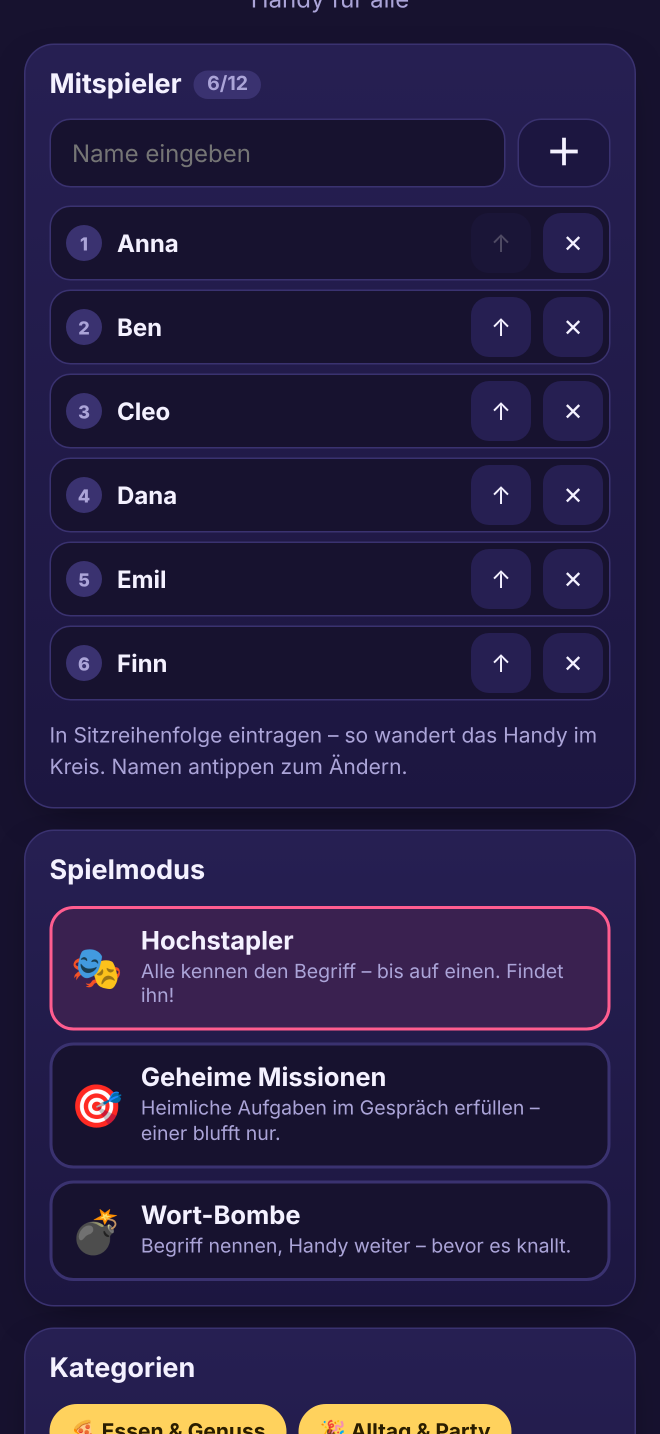
#> input picture store-assets/screens/phone69-de-1.png, 1320 x 2868 px (shown at 1/2 size); its folder holds only this picture in this run
$ python make-listing.py
#> lines starting #> are read from the running program, lines starting #| are printed output that depends on the picture; after the words box and inside, x2 and y2 are one past the last pixel; in counts of white or black regions, pixels touching at a corner belong together
#!/usr/bin/env python3
"""Store-Bilder mit Überschrift aus den Bildschirmfotos (nicht Teil der App).

    node tools/screenshots.js        # zuerst die nackten Bildschirmfotos
    python3 tools/make-listing.py    # dann die gestalteten Store-Bilder

Ergebnis: store-assets/listing/<format>-<sprache>-<nr>.png
  phone69 = 1320 × 2868 (App Store Connect, iPhone 6,9″)
  phone63 = 1206 × 2622 (App Store Connect, iPhone 6,3″ – mittleres Display)
  ipad13  = 2064 × 2752 (App Store Connect, iPad 13″)
  play    = 1080 × 1920 (Play Console, Smartphone)
Überschriften ohne Marken- oder Plattformnamen."""
import os
from PIL import Image, ImageDraw, ImageFilter, ImageFont

ROOT = os.path.dirname(os.path.dirname(os.path.abspath(__file__)))
SRC = os.path.join(ROOT, "store-assets", "screens")
OUT = os.path.join(ROOT, "store-assets", "listing")
TOP, BOT = (58, 36, 117), (23, 18, 47)
GOLD, WHITE = (255, 210, 93), (244, 241, 255)

SHOTS = ["1", "2", "3", "3b", "4", "5", "6", "7"]
CAPTIONS = {
    "de": {
        "1": ("Ein Handy. Vier Spiele.", "Für Partys, Spieleabend und Unterricht"),
        "2": ("Geheim aufdecken", "Finger drauf – loslassen – weg"),
        "3": ("Zahlen-Hochstapler", "½, 0,5 oder 50 % – wer passt nicht?"),
        "3b": ("Erklären ohne verbotene Wörter", "Mathe-Begriffe nach Klassenstufe"),
        "4": ("Geheime Missionen", "Wer hat gar keine?"),
        "5": ("Die Wort-Bombe tickt", "Begriff nennen – und weiter!"),
        "6": ("Auszeichnungen & Punkte", "Für den ganzen Abend"),
        "7": ("Eigene Karten teilen", "Per QR-Code – ohne Konto, ohne Server"),
    },
    "en": {
        "1": ("One phone. Four games.", "For parties, game nights and lessons"),
        "2": ("Reveal in secret", "Finger on – let go – hidden"),
        "3": ("Number imposter", "½, 0.5 or 50% – who doesn’t fit?"),
        "3b": ("Explain without forbidden words", "Maths terms by school year"),
        "4": ("Secret missions", "Who has none at all?"),
        "5": ("The word bomb is ticking", "Say a word – and pass it on!"),
        "6": ("Awards & scores", "For the whole evening"),
        "7": ("Share your own cards", "By QR code – no account, no server"),
    },
}


def font(size, bold=True):
    for p in (["/usr/share/fonts/truetype/dejavu/DejaVuSans-Bold.ttf"] if bold else ["/usr/share/fonts/truetype/dejavu/DejaVuSans.ttf"]) + [
            "/System/Library/Fonts/Supplemental/Arial Bold.ttf", "C:/Windows/Fonts/arialbd.ttf"]:
        if os.path.exists(p):
            return ImageFont.truetype(p, size)
    return ImageFont.load_default()


def gradient(w, h):
    g = Image.new("RGB", (1, 256))
    for y in range(256):
        f = y / 255
        g.putpixel((0, y), tuple(round(TOP[i] * (1 - f) + BOT[i] * f) for i in range(3)))
    return g.resize((w, h), Image.BICUBIC)


def fit_text(draw, text, max_w, size, bold=True):
    while size > 20:
        f = font(size, bold)
        if draw.textlength(text, font=f) <= max_w:
            return f
        size -= 2
    return font(size, bold)


def compose(src, title, sub):
#> called with src = 'store-assets/screens/phone69-de-1.png', title = 'Ein Handy. Vier Spiele.', sub = 'Für Partys, Spieleabend und Unterricht'
    shot = Image.open(src).convert("RGB")
#> shot is the input picture: PIL image 1320x2868 RGB; mean R, G, B 39.4, 31.1, 67.4
    W, H = shot.size
#> W = 1320; H = 2868
    canvas = gradient(W, H)
    d = ImageDraw.Draw(canvas)
    pad = int(W * 0.07)
#> pad = 92
    ft = fit_text(d, title, W - 2 * pad, int(W * 0.075))
    fs = fit_text(d, sub, W - 2 * pad, int(W * 0.042), bold=False)
    y = int(H * 0.055)
#> y = 157
    d.text((W / 2, y), title, font=ft, fill=WHITE, anchor="ma")
    y += int(ft.size * 1.25)
#> y = 265
    d.text((W / 2, y), sub, font=fs, fill=GOLD, anchor="ma")
    top = int(H * 0.2)
#> top = 573
    sw = int(W * 0.82)
#> sw = 1082
    sh = int(shot.height * sw / shot.width)
#> sh = 2350
    small = shot.resize((sw, sh), Image.LANCZOS)
    r = int(sw * 0.06)
#> r = 64
    mask = Image.new("L", (sw, sh), 0)
#> mask: PIL image 1082x2350 L; every value is 0
    ImageDraw.Draw(mask).rounded_rectangle([0, 0, sw - 1, sh + r], radius=r, fill=255)
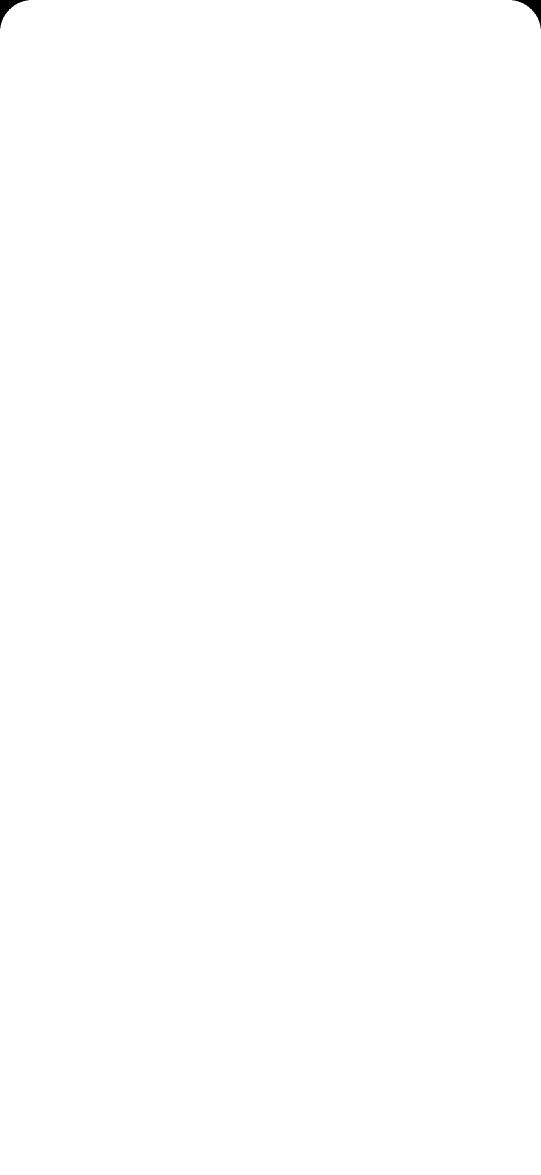
#> mask: PIL image 1082x2350 L (shown at 1/2 size); 99.9% white; 2 black regions, box (x1, y1, x2, y2) and area: (0, 0, 57, 57) 901, (1025, 0, 1082, 57) 901
    x = (W - sw) // 2
#> x = 119
    shadow = Image.new("L", (W, H), 0)
#> shadow: PIL image 1320x2868 L; every value is 0
    ImageDraw.Draw(shadow).rounded_rectangle([x, top + 18, x + sw, top + sh + 18], radius=r, fill=170)
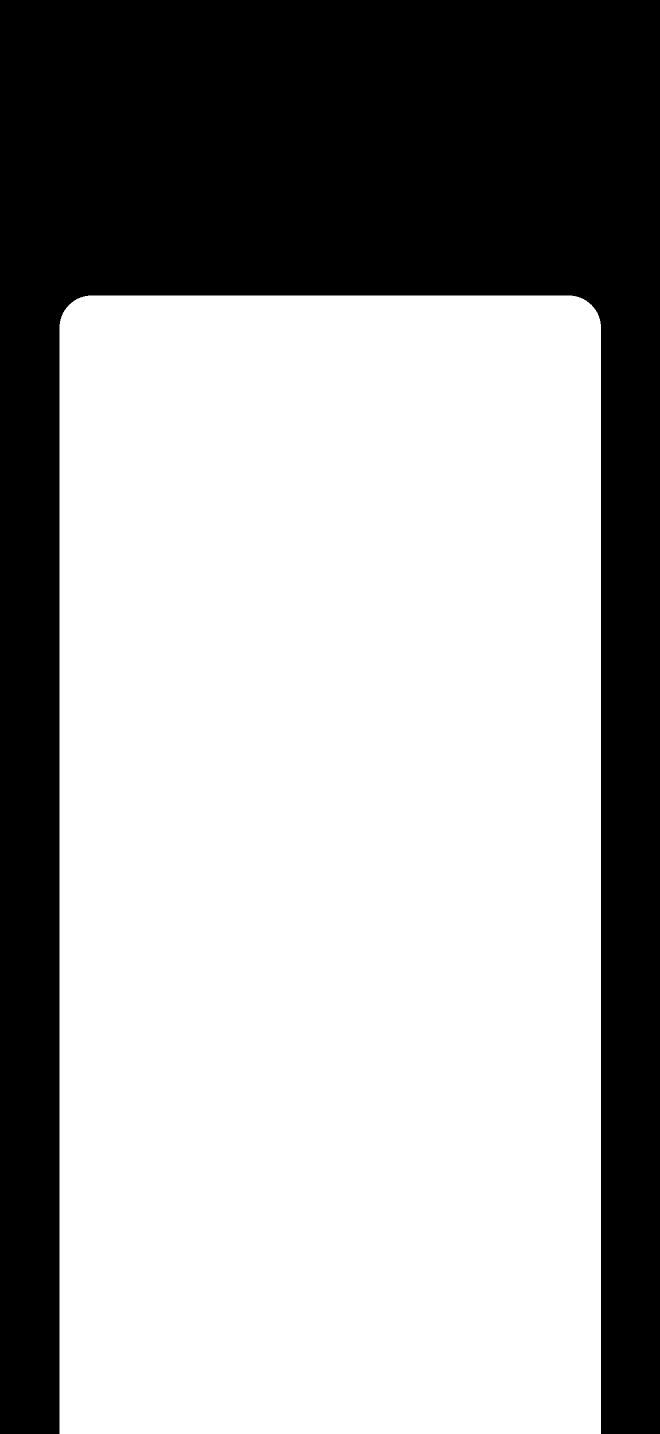
#> shadow: PIL image 1320x2868 L (shown at 1/2 size); values 0 (black) and 170 (white), 65.1% white; 1 black region, box (x1, y1, x2, y2) and area: (0, 0, 1320, 2868) 1321571
    shadow = shadow.filter(ImageFilter.GaussianBlur(W / 40))
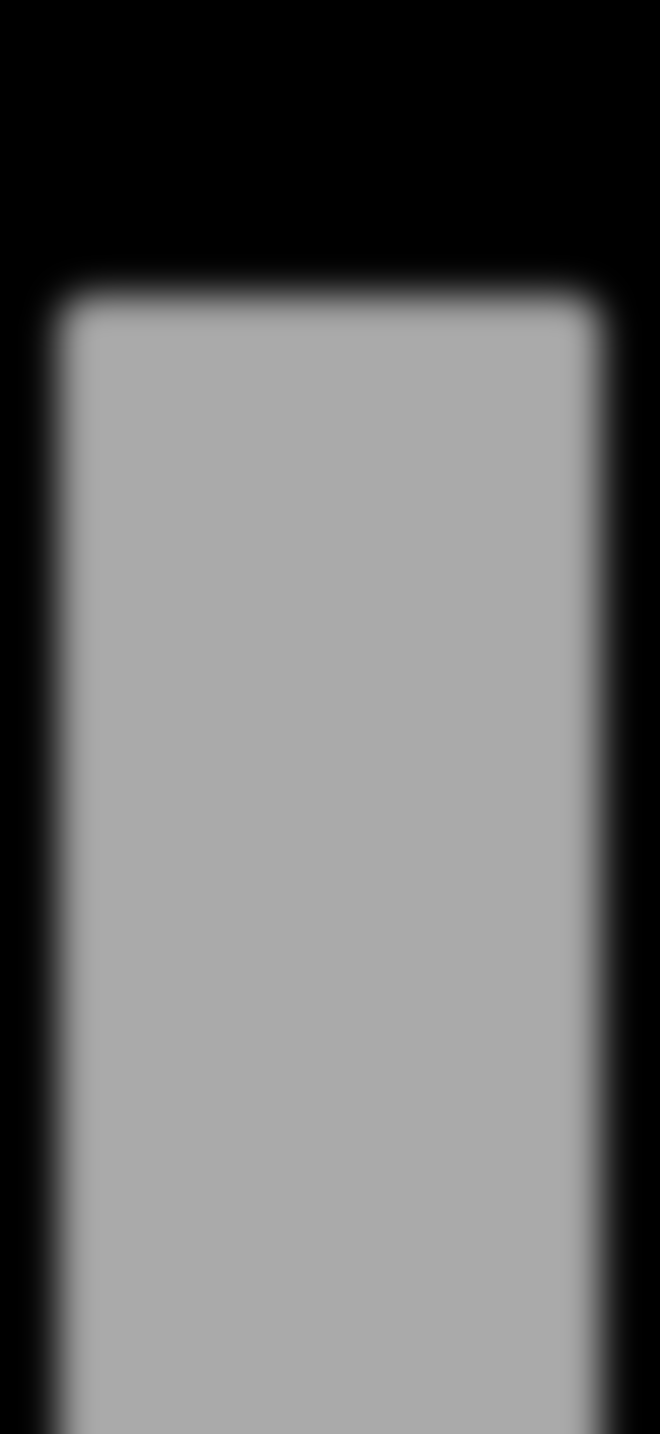
#> shadow: PIL image 1320x2868 L (shown at 1/2 size); min 0, max 170, mean 110.7
    canvas.paste(Image.new("RGB", (W, H), (6, 3, 18)), (0, 0), shadow)
    border = Image.new("RGB", (sw + 8, sh + 8), (90, 70, 170))
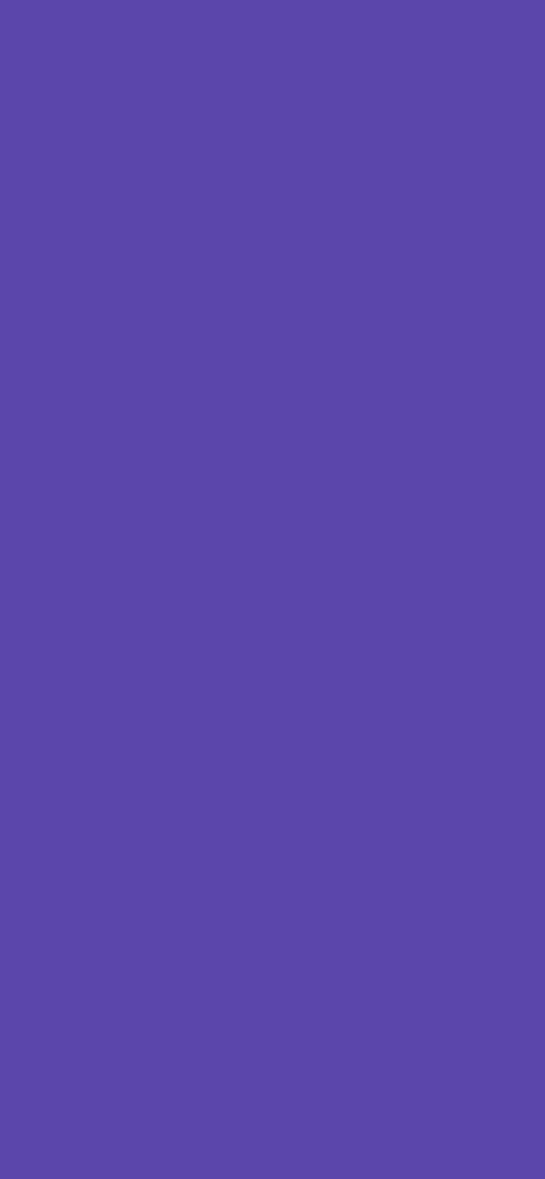
#> border: PIL image 1090x2358 RGB (shown at 1/2 size); mean R, G, B 90, 70, 170
    bmask = Image.new("L", (sw + 8, sh + 8), 0)
#> bmask: PIL image 1090x2358 L; every value is 0
    ImageDraw.Draw(bmask).rounded_rectangle([0, 0, sw + 7, sh + 7 + r], radius=r + 4, fill=255)
#> bmask: PIL image 1090x2358 L; 99.9% white; 2 black regions, box (x1, y1, x2, y2) and area: (0, 0, 60, 60) 1010, (1030, 0, 1090, 60) 1010
    canvas.paste(border, (x - 4, top - 4), bmask)
    canvas.paste(small, (x, top), mask)
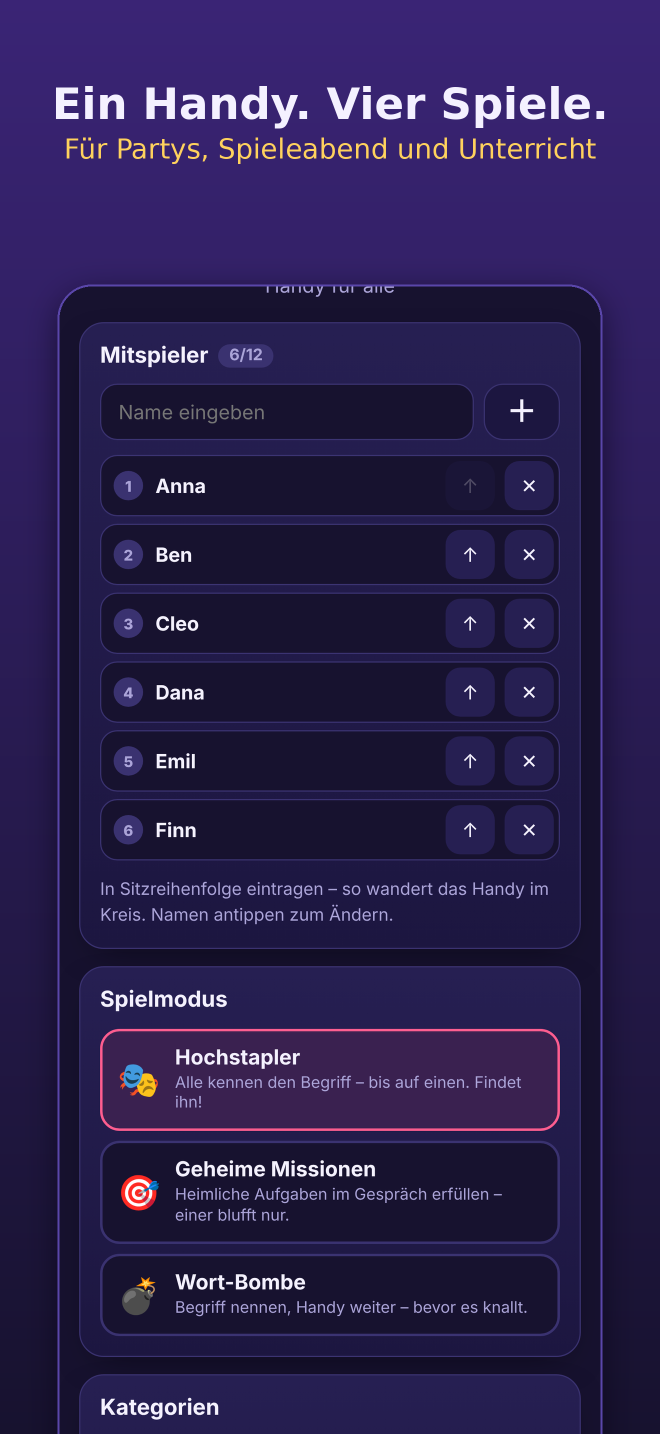
#> canvas: PIL image 1320x2868 RGB (shown at 1/2 size); mean R, G, B 42.4, 31.6, 77.8
    return canvas


def main():
    os.makedirs(OUT, exist_ok=True)
    n = 0
    for fmt in ("phone69", "phone63", "ipad13", "play"):
        for lang in ("de", "en"):
            for i, key in enumerate(SHOTS, start=1):
                src = os.path.join(SRC, f"{fmt}-{lang}-{key}.png")
                if not os.path.exists(src):
                    continue
                title, sub = CAPTIONS[lang][key]
                if fmt == "ipad13":  # auf dem Tablet nicht vom Handy sprechen
                    title = title.replace("Ein Handy.", "Ein Gerät.").replace("One phone.", "One device.")
                compose(src, title, sub).save(os.path.join(OUT, f"{fmt}-{lang}-{i}.png"), optimize=True)
                n += 1
    print(f"{n} Store-Bilder in {OUT}")


if __name__ == "__main__":
    main()
